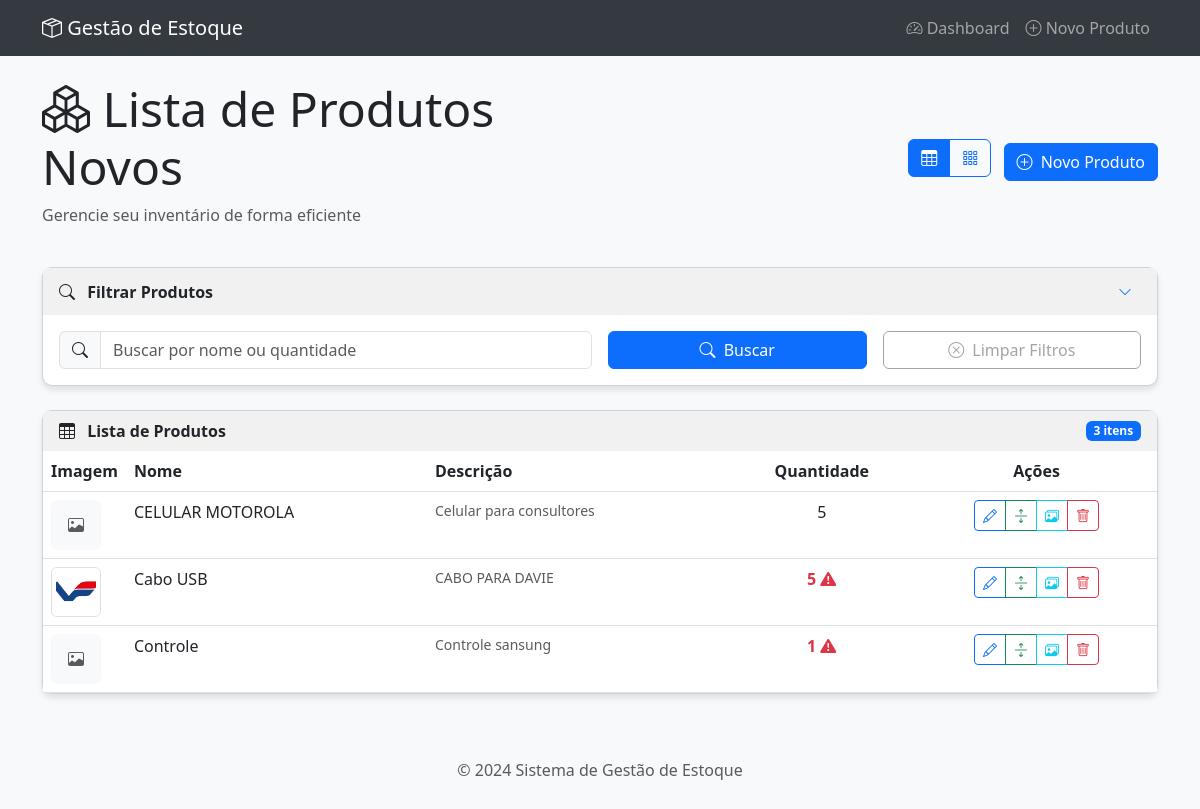
/produtos/novos/, run on an earlier commit of the app's database.
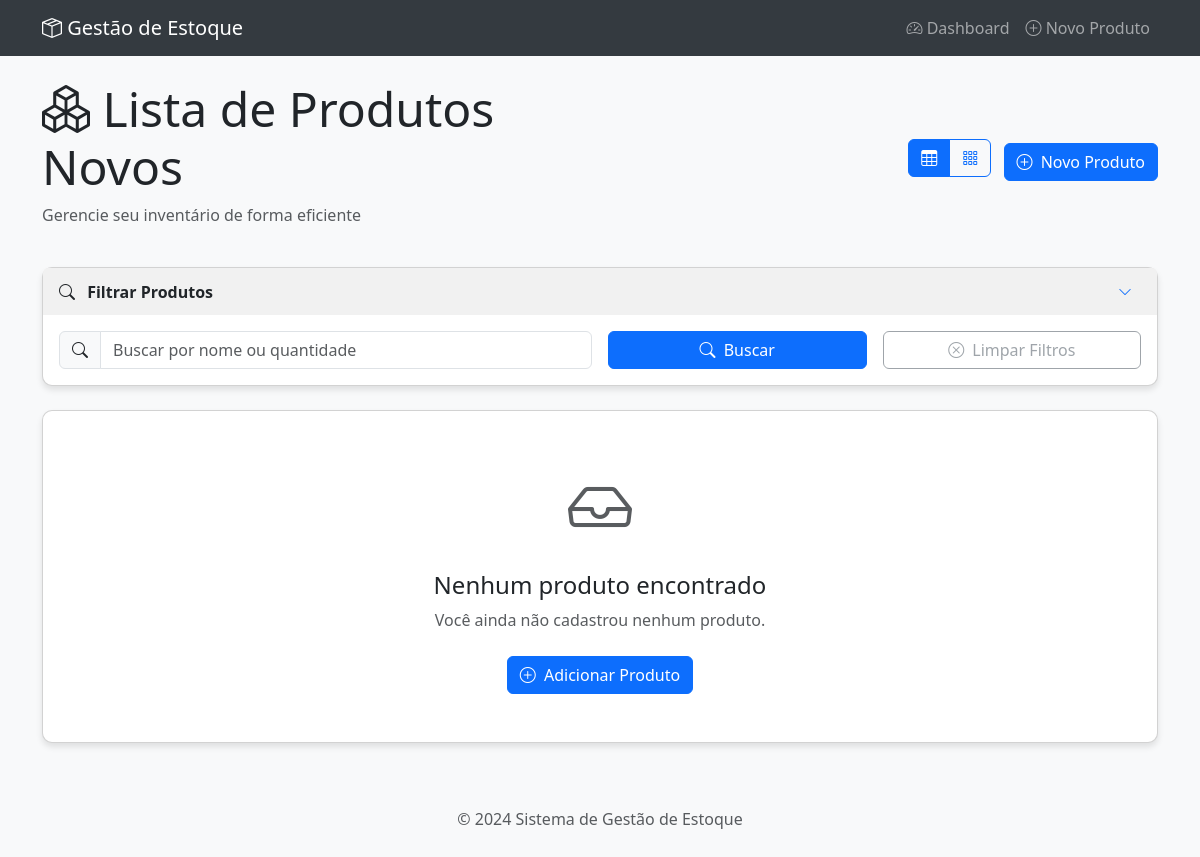
And on a later commit of the database.
### produtos/models.py (models this page shows, shortened)
class Produto(models.Model):
    TIPO_CHOICES = (
        ('novo', 'Novo'),
        ('usado', 'Usado'),
    )
    nome = models.CharField(max_length=100)
    descricao = models.TextField()
    quantidade = models.IntegerField(default=0)
    data_cadastro = models.DateTimeField(auto_now_add=True)
    data_atualizacao = models.DateTimeField(auto_now=True)
    estoque_minimo = models.IntegerField(null=True, blank=True, help_text="Quantidade mínima para produtos novos antes de gerar alerta")
    tipo = models.CharField(max_length=10, choices=TIPO_CHOICES, default='novo')
    def esta_abaixo_do_minimo(self):
        if self.tipo == 'novo' and self.estoque_minimo is not None:
            return self.quantidade <= self.estoque_minimo
        return False

class ProdutoImagem(models.Model):
    produto = models.ForeignKey(Produto, related_name='imagens', on_delete=models.CASCADE)
    imagem = models.ImageField(upload_to=produto_imagem_upload_path)
    principal = models.BooleanField(default=False)
    data_upload = models.DateTimeField(auto_now_add=True)
    class Meta:
        verbose_name = "Imagem de Produto"
        verbose_name_plural = "Imagens de Produtos"

### produtos/views.py (the view)
# urls.py: path('produtos/novos/', views.listar_produtos_novos, name='listar_produtos_novos'),
def listar_produtos_novos(request):
    query = request.GET.get('query', '')
    produtos = Produto.objects.filter(tipo='novo').order_by('nome')
    if query:
        produtos = produtos.filter(Q(nome__icontains=query) | Q(quantidade__icontains=query))
    alertas = AlertaEstoqueBaixo.objects.filter(resolvido=False).count()
    context = {
        'produtos': produtos,
        'query': query,
        'alertas': alertas,
        'titulo': 'Lista de Produtos Novos',
        'tipo_produto': 'novo'
    }
    return render(request, 'produtos/listar_produtos.html', context)

### produtos/templates/produtos/listar_produtos.html (shortened to what this page needs)
{% extends 'produtos/base.html' %}
{% block content %}
<div class="row mb-4 align-items-center">
    <div class="col-md-6">
        <h1 class="display-5 mb-0">
            <i class="bi bi-boxes"></i> {{ titulo }}
        </h1>
        <p class="text-muted mt-2">Gerencie seu inventário de forma eficiente</p>
    </div>
    <div class="col-md-6 text-md-end">
        <div class="btn-group mb-2 me-2">
            <button class="btn btn-outline-primary active" id="table-view-btn" title="Visualização em tabela">
                <i class="bi bi-table"></i>
            </button>
            <button class="btn btn-outline-primary" id="card-view-btn" title="Visualização em cards">
                <i class="bi bi-grid-3x3-gap"></i>
            </button>
        </div>
        <a href="{% url 'produto_novo_create' %}" class="btn btn-primary">
            <i class="bi bi-plus-circle me-1"></i> Novo Produto
        </a>
    </div>
</div>
<div class="card mb-4">
    <div class="card-header d-flex justify-content-between align-items-center">
        <div>
            <i class="bi bi-search me-2"></i> Filtrar Produtos
        </div>
        <button class="btn btn-sm btn-link" type="button" data-bs-toggle="collapse" data-bs-target="#filterCollapse" aria-expanded="true" aria-controls="filterCollapse">
            <i class="bi bi-chevron-down"></i>
        </button>
    </div>
    <div class="collapse show" id="filterCollapse">
        <div class="card-body">
            <form method="get" class="row g-3">
                <div class="col-md-6">
                    <div class="input-group">
                        <span class="input-group-text bg-light">
                            <i class="bi bi-search"></i>
                        </span>
                        <input type="text" name="query" class="form-control" placeholder="Buscar por nome ou quantidade" value="{{ query }}">
                    </div>
                </div>
                <div class="col-md-3">
                    <div class="d-grid">
                        <button type="submit" class="btn btn-primary">
                            <i class="bi bi-search me-1"></i> Buscar
                        </button>
                    </div>
                </div>
                <div class="col-md-3">
                    <div class="d-grid">
                        {% if query %}
                            <a href="{% url 'listar_produtos_novos' %}" class="btn btn-outline-secondary">
                                <i class="bi bi-x-circle me-1"></i> Limpar Filtros
                            </a>
                        {% else %}
                            <button type="button" class="btn btn-outline-secondary" disabled>
                                <i class="bi bi-x-circle me-1"></i> Limpar Filtros
                            </button>
                        {% endif %}
                    </div>
                </div>
            </form>
        </div>
    </div>
</div>
{% if produtos %}
    <div id="table-view">
        <div class="card">
            <div class="card-header d-flex justify-content-between align-items-center">
                <div>
                    <i class="bi bi-table me-2"></i> Lista de Produtos
                </div>
                <span class="badge bg-primary">{{ produtos|length }} itens</span>
            </div>
            <div class="card-body p-0">
                <div class="table-responsive">
                    <table class="table table-hover m-0">
                        <thead>
                            <tr>
                                <th>Imagem</th>
                                <th>Nome</th>
                                <th>Descrição</th>
                                <th class="text-center">Quantidade</th>
                                <th class="text-center">Ações</th>
                            </tr>
                        </thead>
                        <tbody>
                            {% for produto in produtos %}
                                <tr>
                                    <td style="width: 70px;">
                                        {% with produto.imagens.filter.first as imagem %}
                                            {% if imagem %}
                                                <img src="{{ imagem.imagem.url }}" alt="{{ produto.nome }}" class="img-thumbnail" style="width: 50px; height: 50px; object-fit: cover;">
                                            {% else %}
                                                <div class="bg-light text-center rounded d-flex align-items-center justify-content-center" style="width: 50px; height: 50px;">
                                                    <i class="bi bi-image text-muted"></i>
                                                </div>
                                            {% endif %}
                                        {% endwith %}
                                    </td>
                                    <td class="fw-medium">{{ produto.nome }}</td>
                                    <td class="text-muted small">{{ produto.descricao|truncatechars:50 }}</td>
                                    <td class="text-center {% if produto.esta_abaixo_do_minimo %}text-danger fw-bold{% endif %}">
                                        {{ produto.quantidade }}
                                        {% if produto.esta_abaixo_do_minimo %}
                                            <i class="bi bi-exclamation-triangle-fill text-danger" title="Estoque abaixo do mínimo"></i>
                                        {% endif %}
                                    </td>
                                    <td class="text-center">
                                        <div class="btn-group">
                                            <a href="{% url 'produto_novo_update' produto.id %}" class="btn btn-sm btn-outline-primary" title="Editar">
                                                <i class="bi bi-pencil"></i>
                                            </a>
                                            <a href="{% url 'atualizar_estoque' produto.id %}" class="btn btn-sm btn-outline-success" title="Atualizar estoque">
                                                <i class="bi bi-arrows-expand"></i>
                                            </a>
                                            <a href="{% url 'gerenciar_imagens' produto.id %}" class="btn btn-sm btn-outline-info" title="Gerenciar imagens">
                                                <i class="bi bi-images"></i>
                                            </a>
                                            <a href="{% url 'produto_novo_delete' produto.id %}" class="btn btn-sm btn-outline-danger" title="Excluir">
                                                <i class="bi bi-trash"></i>
                                            </a>
                                        </div>
                                    </td>
                                </tr>
                            {% endfor %}
                        </tbody>
                    </table>
                </div>
            </div>
        </div>
    </div>
{% else %}
    <div class="card">
        <div class="card-body text-center py-5">
            <i class="bi bi-inbox text-muted" style="font-size: 4rem;"></i>
            <h4 class="mt-3">Nenhum produto encontrado</h4>
            <p class="text-muted">
                {% if query %}
                    Não encontramos produtos para a busca "{{ query }}".
                    <a href="{% url 'listar_produtos_novos' %}" class="text-decoration-none">Limpar busca</a>
                {% else %}
                    Você ainda não cadastrou nenhum produto.
                {% endif %}
            </p>
            <a href="{% url 'produto_novo_create' %}" class="btn btn-primary mt-2">
                <i class="bi bi-plus-circle me-1"></i> Adicionar Produto
            </a>
        </div>
    </div>
{% endif %}
{% endblock %}

### Estoque/produtos/templates/produtos/base.html (shortened to what this page needs)
<!DOCTYPE html>
<html lang="pt-br">
<head>
    <link href="https://cdn.jsdelivr.net/npm/bootstrap@5.3.0-alpha1/dist/css/bootstrap.min.css" rel="stylesheet">
    <link rel="stylesheet" href="https://cdn.jsdelivr.net/npm/bootstrap-icons@1.11.1/font/bootstrap-icons.css">
</head>
<body>
    <nav class="navbar navbar-expand-lg navbar-dark mb-4">
        <div class="container">
            <a class="navbar-brand" href="{% url 'dashboard' %}">
                <i class="bi bi-box-seam"></i> Gestão de Estoque
            </a>
            <div class="collapse navbar-collapse" id="navbarNav">
                <ul class="navbar-nav ms-auto">
                    <li class="nav-item">
                        <a class="nav-link" href="{% url 'dashboard' %}">
                            <i class="bi bi-speedometer2"></i> Dashboard
                        </a>
                    </li>
                    <li class="nav-item">
                        <a class="nav-link" href="{% url 'produto_create' %}">
                            <i class="bi bi-plus-circle"></i> Novo Produto
                        </a>
                    </li>
                </ul>
            </div>
        </div>
    </nav>
    <div class="container">
        {% block content %}{% endblock %}
    </div>
    <footer class="mt-5 py-3 text-center text-muted">
        <div class="container">
            <p>&copy; 2024 Sistema de Gestão de Estoque</p>
        </div>
    </footer>
</body>
</html>

### Estoque/produtos/templates/produtos/base.html (style rules this page uses)
body { background-color: #f8f9fa; }
.navbar { background-color: #343a40; }
.card { border-radius: 10px; box-shadow: 0 4px 6px rgba(0, 0, 0, 0.1); margin-bottom: 20px; }
.card-header { background-color: #f1f1f1; border-bottom: none; font-weight: bold; }
.btn-primary { background-color: #0d6efd; }

What changed in the data, as far as the page shows it:
removed Produto: nome "CELULAR MOTOROLA", descricao "Celular para consultores", quantidade "5", estoque_minimo 4 (drawn)
removed Produto: imagens.filter.first.imagem (picture), nome "Cabo USB", descricao "CABO PARA DAVIE", quantidade "5", tipo "novo" (drawn)
removed Produto: nome "Controle", descricao "Controle sansung", quantidade "1", tipo "novo" (drawn)
Also different on the page:
{{ produtos|length }}: "3" → (not shown)
text no longer shown: "Lista de Produtos itens Imagem Nome Descrição Quantidade Ações"
text now shown: "Nenhum produto encontrado Você ainda não cadastrou nenhum produto. Adicionar Produto"
